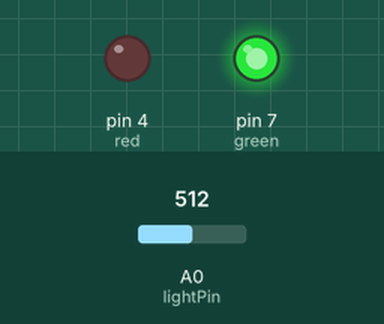
Simulated run of this sketch. Board: Arduino Uno, built with avr-gcc and run on an emulated ATmega328P. Shown: output pins drawn as LEDs (lit = HIGH). The test bench sets the inputs (shaded band); at power-on: A0 (lightPin) = 512.

Above: at 1.2 s.
1.3 s: A0 (lightPin) set to 53
2.8 s: A0 (lightPin) set to 44
At 3.9 s:
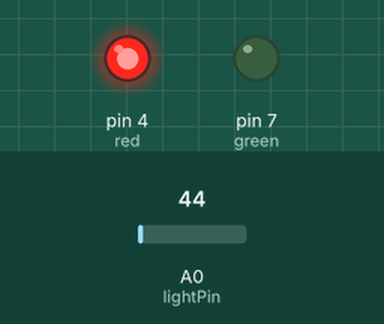
4.3 s: A0 (lightPin) set to 60
At 5.1 s:
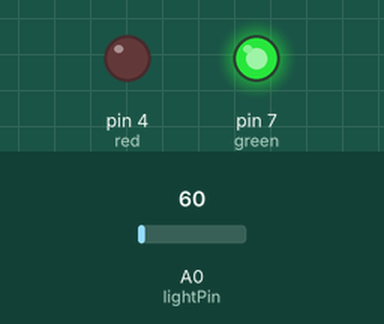
5.8 s: A0 (lightPin) set to 40
At 6.2 s:
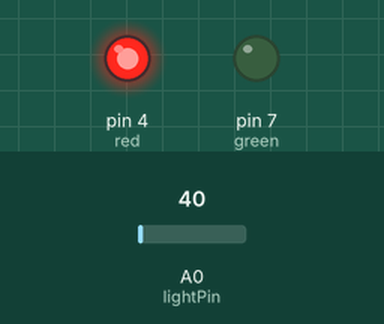
Timing chart, 0 to 8.3 s (numbered marks = the images above; inputs shaded):
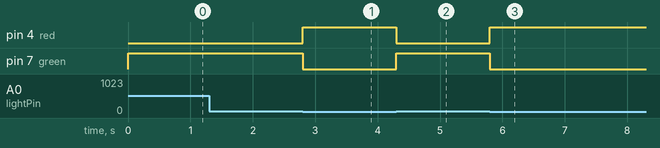

The sketch:

photoresistor-green-red.ino
```cpp
int lightPin=A0;
int lightVal;
int dt = 500;
int green = 7;
int red = 4;

void setup() {
  // put your setup code here, to run once:
  pinMode(lightPin,INPUT);
  Serial.begin(9600);
  pinMode(red,OUTPUT);
  pinMode(green,OUTPUT);
}

void loop() {
  // put your main code here, to run repeatedly:
  lightVal=analogRead(lightPin);
  //delay(dt);
  if (lightVal<50){
    digitalWrite(red,HIGH);
    digitalWrite(green,LOW);
  }
  else {
    digitalWrite(red,LOW);
    digitalWrite(green,HIGH);
  }
}
```

Measured:
- the behaviour switches between 50 and 49 on A0 (lightPin) (found by bisection; images 0 and 1)
- after the input at 1.3 s, every drawn part: stays the same
- after the input at 2.8 s, pin 4 (red): LOW → HIGH at once; pin 7 (green): HIGH → LOW at once
- after the input at 4.3 s, pin 4 (red): HIGH → LOW at once; pin 7 (green): LOW → HIGH at once
- after the input at 5.8 s, pin 4 (red): LOW → HIGH at once; pin 7 (green): HIGH → LOW at once
